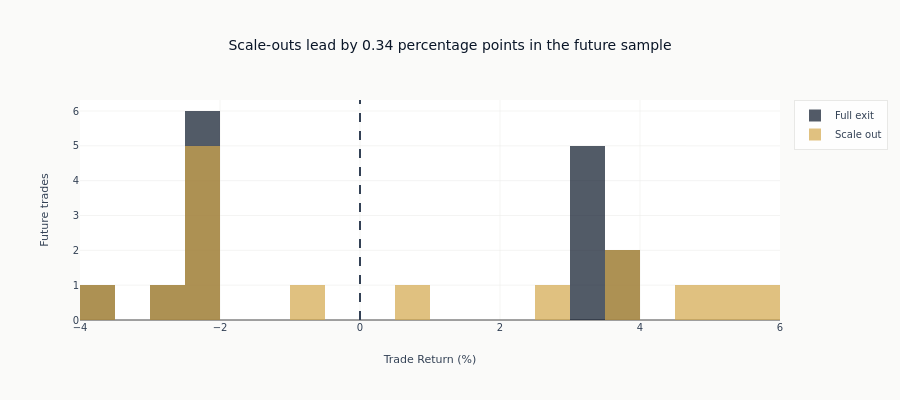

Write notebook code for a chart like this one.
### Markdown cell above
**Interpretation**: The future-sample table reports the trade-off without assuming
that partial exits smooth returns. The common, non-overlapping entry set isolates
exit-policy differences, while the small sample remains a limitation.

### Code cell
# Visualize return distributions
fig = go.Figure()

fig.add_trace(
    go.Histogram(
        x=np.array(full_exit_returns) * 100,
        name="Full exit",
        opacity=0.7,
        nbinsx=20,
        marker_color=COLORS["blue"],
    )
)

fig.add_trace(
    go.Histogram(
        x=np.array(scale_out_returns) * 100,
        name="Scale out",
        opacity=0.7,
        nbinsx=20,
        marker_color=COLORS["amber"],
    )
)

full_exit_mean = np.mean(full_exit_returns) * 100
scale_out_mean = np.mean(scale_out_returns) * 100
leading_policy = "Full exits" if full_exit_mean >= scale_out_mean else "Scale-outs"
mean_return_gap = abs(full_exit_mean - scale_out_mean)
fig.update_layout(
    title=(
        f"{leading_policy} lead by {mean_return_gap:.2f} percentage points in the future sample"
    ),
    xaxis_title="Trade Return (%)",
    yaxis_title="Future trades",
    barmode="overlay",
    height=400,
)
fig.add_vline(x=0, line_dash="dash", line_color=COLORS["neutral"])
fig.show()

### Figure 1 — Plotly figure (JSON) as saved in the notebook; plotly's stock layout.template omitted (floating-point values rounded to 4 significant figures)
{"data": [{"marker": {"color": "#0a1628"}, "name": "Full exit", "nbinsx": 20, "opacity": 0.7, "type": "histogram", "x": [-2.026, -2.595, -2.057, 3.112, -3.617, -2.089, 3.291, 3.702, -2.193, 3.486, 3.831, 3.07, -2.157, -2.462, 3.044]}, {"marker": {"color": "#D4A84B"}, "name": "Scale out", "nbinsx": 20, "opacity": 0.7, "type": "histogram", "x": [-2.026, -2.595, -0.6994, 5.69, -3.617, -2.089, 0.9401, 5.295, -2.193, 3.649, 3.862, 2.855, -2.157, -2.462, 4.987]}], "layout": {"barmode": "overlay", "height": 400, "shapes": [{"line": {"color": "#334155", "dash": "dash"}, "type": "line", "x0": 0, "x1": 0, "xref": "x", "y0": 0, "y1": 1, "yref": "y domain"}], "title": {"text": "Scale-outs lead by 0.34 percentage points in the future sample"}, "xaxis": {"title": {"text": "Trade Return (%)"}}, "yaxis": {"title": {"text": "Future trades"}}}}
